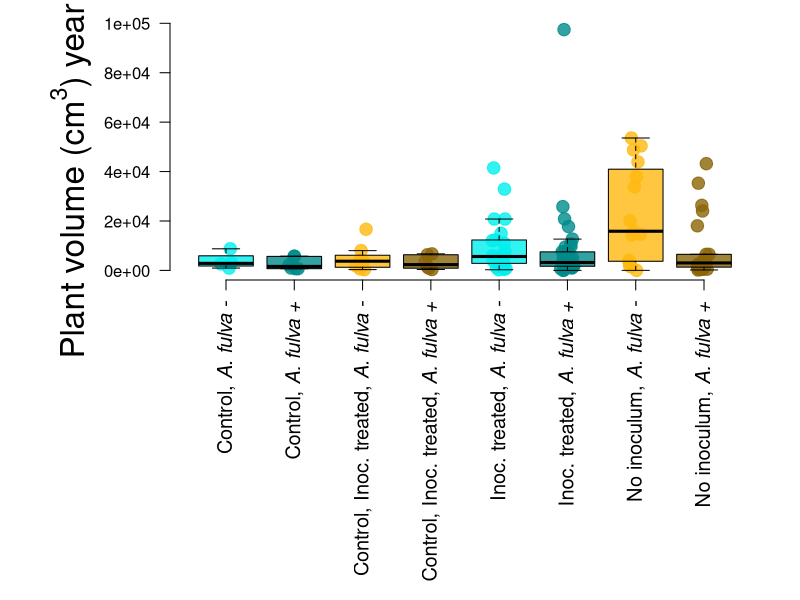

Source code (R):

dat <- read.csv("./data/trait_and_treatment_data.csv", header = T)
dat <- dat[dat$treatment_failed == "no",]

size2018 <- read.csv("./data/size2ndyear2018.csv")
size2018$vol <- size2018$height * size2018$width * size2018$length
dat2 <- merge(dat, size2018, by.y = "plant", by.x = "plant", all.x = T)
dat <- dat2

#Function from Mage
add.alpha <- function(col, alpha=1){
  if(missing(col))
    stop("Please provide a vector of colours.")
  apply(sapply(col, col2rgb)/255, 2, 
        function(x) 
          rgb(x[1], x[2], x[3], alpha=alpha))  
}

#Function to use Anova to test for treatment effects
#
# anovator <- function(x, y){
#   aovout <- aov(x~y)
#   #print(TukeyHSD(aovout))
#   print(car::leveneTest(x,y))
#   #remove outliers and do over
#   outliers <- boxplot.stats(x)$out
#   x[which(x %in% outliers)] <- NA
#   aovout <- aov(x~y)
#   print(TukeyHSD(aovout))
#   print(car::leveneTest(x,y))
# }

colz <- add.alpha(c("cyan2", "cyan4","darkgoldenrod1","darkgoldenrod4"), alpha = 0.5)

#dat <- dat[-grep("control",dat$treament),]

#plot
pdf(width=10,height=8, "./visuals/FigSX_yeartwoVolumeVsTreatment.pdf")

par(oma=c(15,4,0,1), mar=c(1,4.5,1,1))
stripchart(dat$vol.y~dat$treament,
           vertical = TRUE, 
           data = dat, 
           method = "jitter", 
           pch = 20, 
           col = add.alpha(colz, alpha=0.8),
           cex=2.5,
           xaxt="n",
           yaxt="n",
           ylab="",
           xlim=c(0.5,8.5)
           #,ylim=c(0,0.6)
           ,frame.plot=F
)
boxplot(dat$vol.y~dat$treament, 
        na.omit = T,
        add=T,
        las=2,
        outline=F,
        names= c("","","","","","","",""),
        axes=F,
        col=add.alpha(colz, alpha=0.8),
        ylab=""
)
axis(1,
     las=2, 
     cex.axis = 1.2, 
     labels = c(expression(paste("Control, ", italic('A. fulva -'),sep="")),
                expression(paste("Control, ", italic('A. fulva +'),sep="")),
                expression(paste("Control, Inoc. treated, ", italic('A. fulva -'),sep="")),
                expression(paste("Control, Inoc. treated, ", italic('A. fulva +'),sep="")),
                expression(paste("Inoc. treated, ", italic('A. fulva -'),sep="")),
                expression(paste("Inoc. treated, ", italic('A. fulva +'),sep="")),
                expression(paste("No inoculum, ", italic('A. fulva -'),sep="")),
                expression(paste("No inoculum, ", italic('A. fulva +'),sep=""))), 
     at = c(1,2,3,4,5,6,7,8))
axis(2,las=2)
title(ylab=expression(paste("Plant volume (c",m^3,") year two",sep="")), cex.lab=2, line=3.7,xpd = NA)

dev.off()

